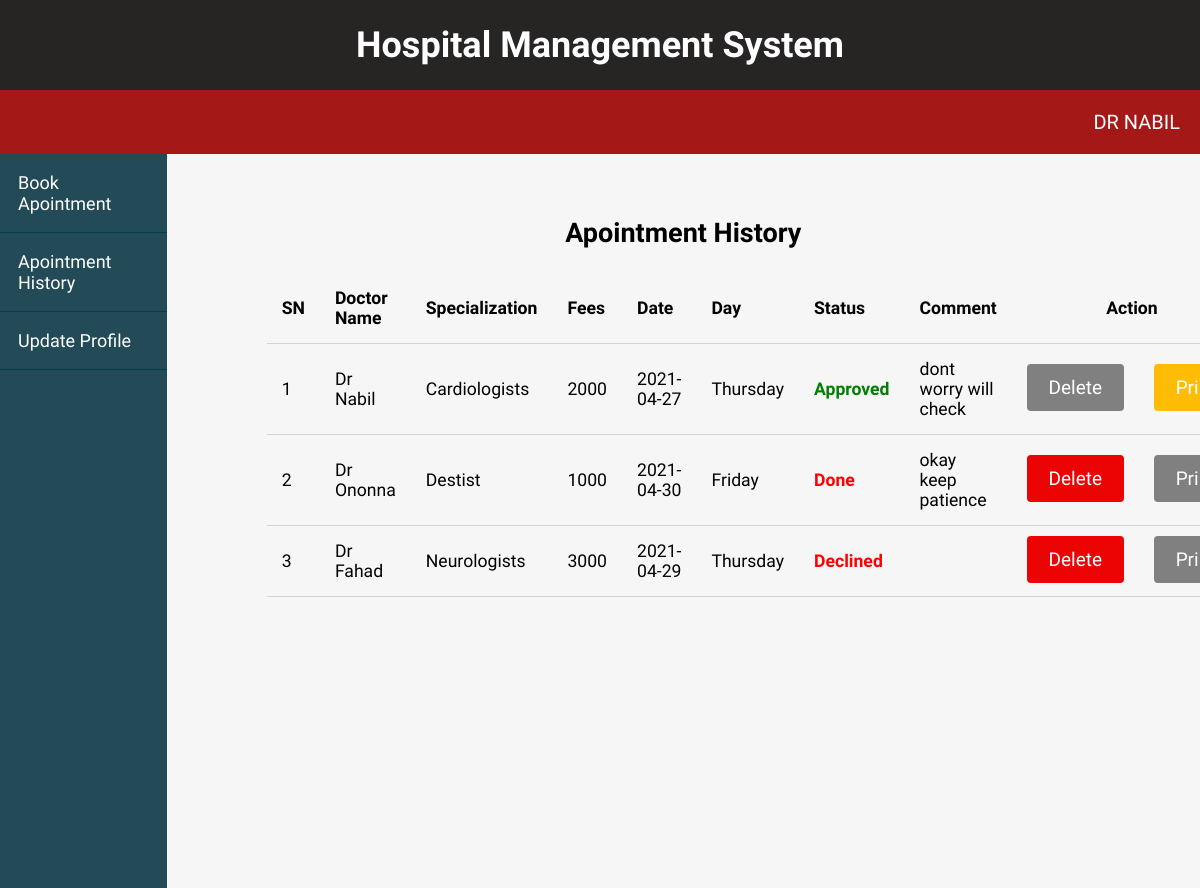
The page /patient/appointment-history.php (signed in) on the database its author committed.
### tables this page shows
CREATE TABLE `bookappoint` (
  `id` int(11) NOT NULL,
  `username` varchar(255) NOT NULL,
  `specialization` varchar(255) NOT NULL,
  `fees` varchar(255) NOT NULL,
  `date` varchar(255) NOT NULL,
  `day` varchar(255) NOT NULL,
  `reason` varchar(1000) NOT NULL,
  `status` varchar(255) NOT NULL,
  `comment` text NOT NULL,
  `uid` int(11) NOT NULL,
  `d_id` int(11) NOT NULL
);

### controls/Database.php (called while the page is built, shortened)
<?php
    class Database{
        private $host = 'localhost';
        private $user = 'root';
        private $password = '';
        private $dbname = 'hms';
        public $connection;
        public function __construct()
        {
            $this->connection = new mysqli($this->host,$this->user,$this->password,$this->dbname);
            if($this->connection->connect_error)
            {
                echo "Connection failed";
            }
            else{
                return $this->connection;
            }
        }
        public function displayAppointment($table,$currentUser)
        {
            $sql = "SELECT * FROM $table WHERE uid = '$currentUser'";
            $result = $this->connection->query($sql);
            if($result->num_rows>0)
            {
                while($row = $result->fetch_assoc())
                {
                   $data[] = $row;
                }
                return $data;
            }
        }
    }
?>

### patient/appointment-history.php (the view, shortened to what this page needs)
<?php include "../controls/Database.php" ?>
<?php
  $db = new Database();
  $currentUser = $_SESSION['id'];
  $data = $db->displayAppointment("bookappoint",$currentUser);
?>
<!DOCTYPE html>
<html lang="en">
  <head>
    <link rel="stylesheet" href="../css/admin-nav.css" />
    <link rel="stylesheet" href="../css/admin.css" />
  </head>
  <body>
    <header class="header-area">
      <div class="title">
        <h1>Hospital Management System</h1>
      </div>
      <div class="navigation">
        <nav class="menu">
          <ul>
            <li>
              <a href="dashboard.php"><?php echo $_SESSION['username'];?></a>
            </li>
          </ul>
        </nav>
      </div>
    </header>
    <?php $uid = $_SESSION['id']; ?>
    <div class="admin-wrapper">
      <div class="left-sidebar">
      <ul>
        <li><a href="filter.php">Book Apointment</a></li>
          <li><a href="appointment-history.php">Apointment History</a></li>
          <li><a href="update-profile.php?editid=<?php echo $uid; ?>">Update Profile</a></li>
        </ul>
      </div>
      <div class="admin-content">
         <div class="content">
          <h2 class="page-title">Apointment History</h2>
          <table>
            <thead>
              <th>SN</th>
              <th>Doctor Name</th>
              <th>Specialization</th>
              <th>Fees</th>
              <th>Date</th>
              <th>Day</th>
              <th>Status</th>
              <th>Comment</th>
              <th colspan="2"class="th-action">Action</th>
            </thead>
            <tbody>
            <?php
              $sno=1;
              if($data){
              foreach($data as $value)
              {
            ?>
              <tr>
                <td><?php echo $sno++ ?></td>
                <td><?php echo $value['username'] ?></td>
                <td><?php echo $value['specialization'] ?></td>
                <td><?php echo $value['fees'] ?></td>
                <td><?php echo $value['date'] ?></td>
                <td><?php echo $value['day'] ?></td>
                <?php
                if($value['status']=='Approved')
                { ?>
                <td class="status-1"><?php echo $value['status'] ?></td>
               <?php } else{?>
                <td class="status-2"><?php echo $value['status'] ?></td>
                <?php } ?>
                <td class="status"><?php echo $value['comment']?></td>
                <td>
                  <?php
                    if($value['status']=='Approved'){
                      print '<a class="btn-delete btn-big disabled-link">Delete</a>';}
                else{
                  print '<a  href="delete.php?deleteid='. $value['id'].' " class="delete btn-delete btn-big">Delete</a>';} ?></td>
                <td>
                  <?php if($value['status']=='Approved'){
                   print '<a href="invoice.php?printid='.$value['id'].'" class="btn-update btn-big">Print</a>'; }
                  else{
                    print '<a class="btn-update btn-big disabled-link">Print</a>';
                  }?></td>
              </tr>
              <?php } }
              else{
              ?>
              <tr>
                <td colspan="8" class="no-record">No records found</td>
              </tr>
              <?php } ?>
            </tbody>
          </table>
        </div>
      </div>
    </div>
  </body>
</html>

### css/admin-nav.css (style rules this page uses)
* { box-sizing: border-box; }
body { margin: 0; padding: 0; font-size: 18px; font-family: "B612", sans-serif; }
.title { text-align: center; background-color: rgb(39, 36, 36); overflow: hidden; color: #fff; }
.navigation { background-color: rgb(165, 24, 24); }
.menu ul { margin: 0; padding: 0; list-style: none; }
.menu ul li { float: right; position: relative; }
.menu ul:after { content: ""; display: block; clear: both; }
.menu ul li a { color: white; text-decoration: none; padding: 20px 20px; display: block; font-size: 20px; text-transform: uppercase; }

### css/admin.css (style rules this page uses)
* { box-sizing: border-box; }
html, body { height: 100%; padding: 0px; margin: 0px; background: #f6f6f6; font-family: "B612", sans-serif; }
a { text-decoration: none; color: #fff; }
.btn-update { padding: 0.5rem 1rem; background: #ffbc04; color: white; border: 1px solid transparent; border-radius: 0.25rem; font-size: 1.08em; cursor: pointer; }
.btn-delete { padding: 0.5rem 1rem; background: #ec0303; color: white; border: 1px solid transparent; border-radius: 0.25rem; font-size: 1.08em; cursor: pointer; }
.btn-big { padding: 0.7rem 1.3rem; line-height: 1.3rem; }
header { background: #01474a; }
.admin-wrapper { display: flex; height: calc(100% - 66px); }
.admin-wrapper .left-sidebar { flex: 2; height: 100%; background: #234a57; }
.admin-wrapper .left-sidebar ul { list-style: none; margin: 0px; padding: 0px; color: aliceblue; }
.admin-wrapper .left-sidebar ul li a { padding: 18px; display: block; border-bottom: 1px solid #004044; }
.admin-wrapper .admin-content { flex: 10; height: 100%; padding: 40px 100px 100px; overflow-y: scroll; }
.admin-content .page-title { text-align: center; margin-bottom: 1.5rem; }
table { width: 100%; border-collapse: collapse; font-size: 1.1rem; }
th, td { padding: 15px; text-align: left; border-bottom: 1px solid #d3d3d3; }
th.th-action { text-align: center; }
.status-1 { color: green; font-weight: 700; }
.status-2 { color: red; font-weight: 700; }
.disabled-link { pointer-events: none; background: grey; }

### rows shown on the page
bookappoint: username "Dr Nabil", specialization "Cardiologists", fees "2000", date "2021-04-27", day "Thursday", status "Approved", comment "dont worry will check", shows "Delete"
bookappoint: username "Dr Ononna", specialization "Destist", fees "1000", date "2021-04-30", day "Friday", status "Done", comment "okay keep patience", shows "Print"
bookappoint: username "Dr Fahad", specialization "Neurologists", fees "3000", date "2021-04-29", day "Thursday", status "Declined", shows "Print"

### other values the page prints
$_SESSION['username'] "DR NABIL"
